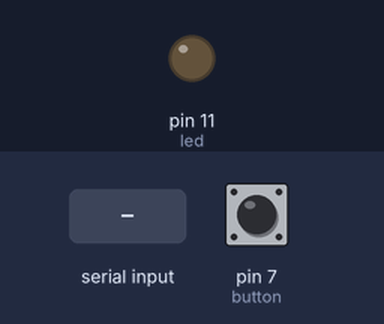
This sketch was run on a simulated Arduino Uno, built with avr-gcc and run on an emulated ATmega328P. Shown: output pins drawn as LEDs (lit = HIGH). The inputs (shaded band) are chosen by the test bench; at power-on: pin 7 (button) LOW. What the sketch prints to the serial monitor is not drawn.

Above: at 1.2 s.
1.3 s: "1" received over Serial
At 1.8 s:
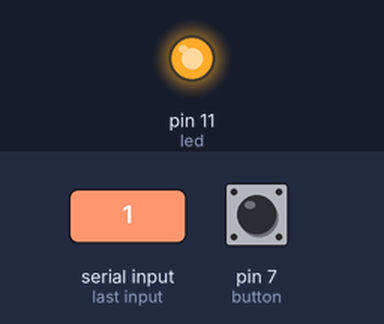
7.0 s: "0" received over Serial
At 7.4 s:
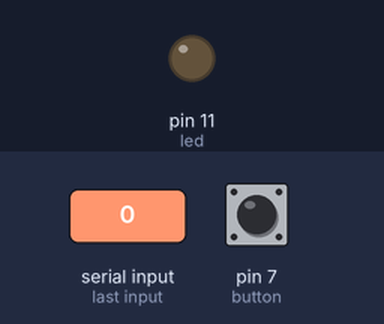
Timing chart, 0 to 10.0 s (numbered marks = the images above; inputs shaded):
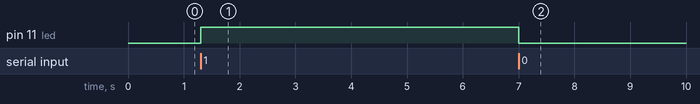

Measured:
- after the input at 1.3 s, pin 11 (led): LOW → HIGH at once
- after the input at 7.0 s, pin 11 (led): HIGH → LOW at once

The sketch:

lab7.ino
```cpp
const int led = 11, button = 7;
int buttonVal, buttonCnt;

void setup() {
  // put your setup code here, to run once:
  //lcd.begin(16,2);
  pinMode(led, OUTPUT);

  pinMode(button, INPUT);
  Serial.begin(9600);
  buttonCnt = 0;
}

void loop() {
  // put your main code here, to run repeatedly:
  buttonVal = digitalRead(button);
  if(buttonVal == HIGH) {
    buttonCnt++;
    delay(250);
  }

  Serial.write(buttonCnt);
  while(Serial.available()>0){
    if(Serial.read()%2 == 0){
      digitalWrite(led, LOW);

    }
    else {
      digitalWrite(led, HIGH);

    }
  }
}
```
